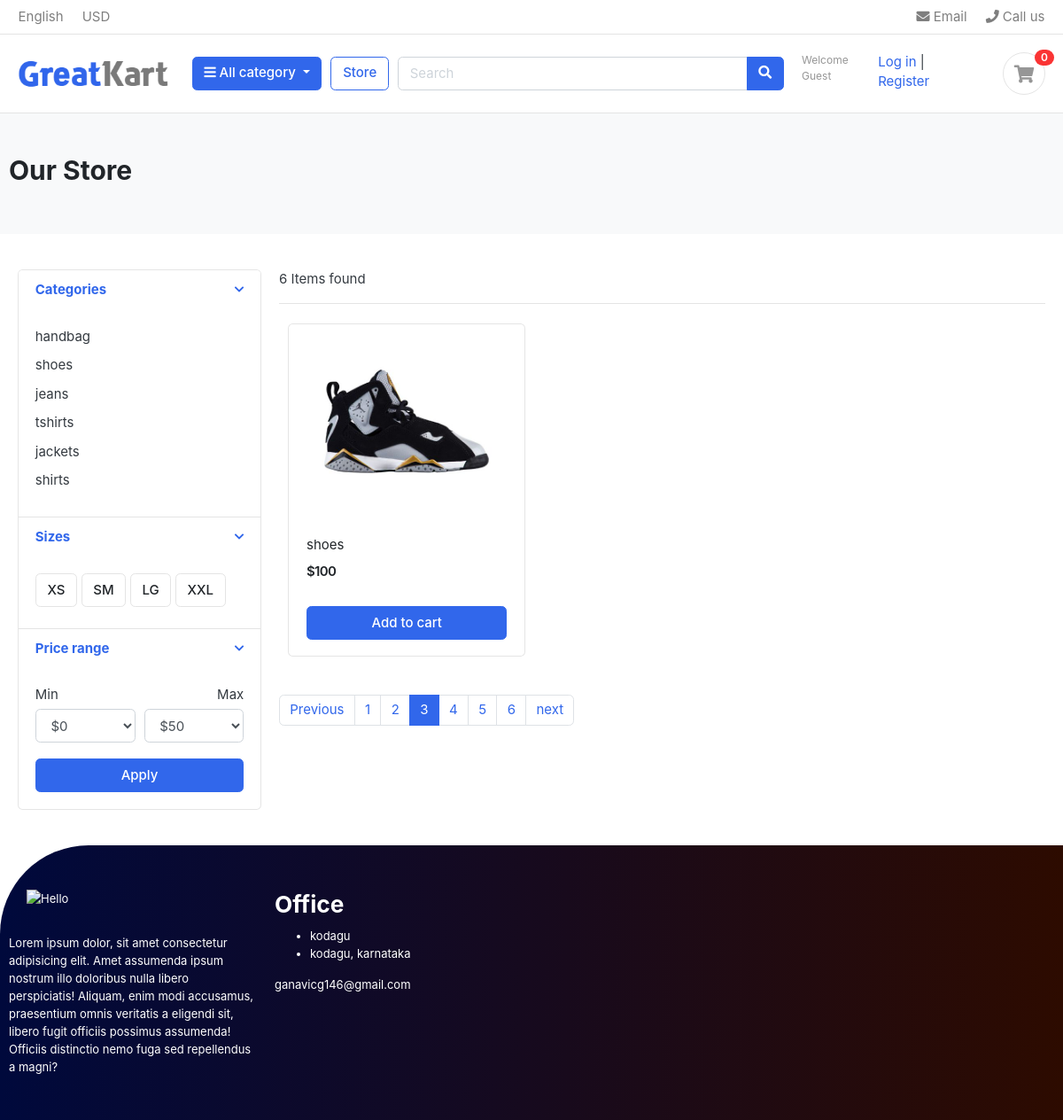
The page /store/?page=3 on the database its author committed.
### category/models.py (models this page shows, shortened)
class category(models.Model):
    category_name=models.CharField(max_length=200,unique=True)
    slug=models.CharField(max_length=200,unique=True)
    description=models.TextField(max_length=255)
    images=models.ImageField(upload_to='images/category')
    class Meta:
        verbose_name='categorys'
        verbose_name_plural='categories'
    def get_url(self):
        return reverse('category_product',args=[self.slug])

### store/models.py (models this page shows, shortened)
class Product(models.Model):
    product_name=models.CharField(max_length=200,unique=True)
    slug        =models.SlugField(max_length=200,unique=True)
    description=models.TextField(max_length=255)
    quantity    =models.IntegerField()
    category    =models.ForeignKey(category,on_delete=models.CASCADE)
    image       =models.ImageField(upload_to='photos/product')
    price       =models.IntegerField()
    stock       =models.IntegerField()
    is_available=models.BooleanField(default=True)
    created_data=models.DateTimeField(auto_now=True)
    modified_data=models.DateTimeField(auto_now_add=True)
    def get_url(self):
        return reverse('product_details',args=[self.category.slug,self.slug])

### store/views.py (the view)
# urls.py: path('store/',include('store.urls')),
def store(request,category_slug=None):
    if(category_slug !=None):
        categories=get_object_or_404(category,slug=category_slug)
        products=Product.objects.filter(category=categories,is_available=True)
        paginator =Paginator(products, 1)
        page = request.GET.get('page')
        paged_product = paginator.get_page(page)
        product_count=products.count()
    else:
        products=Product.objects.all().filter(is_available=True)
        paginator =Paginator(products, 1)
        page = request.GET.get('page')
        paged_product = paginator.get_page(page)
        product_count=products.count()
    return render (request,'store.html',{'products':paged_product,'pcount':product_count})

### category/context_processor.py (called while the page is built)
def menu_link(request):
    link=category.objects.all
    return dict(link=link)

### store/templates/store.html (shortened to what this page needs)
{% extends 'base.html'%}
{% load static %}
{% block content %}
<section class="section-pagetop bg">
<div class="container">
	{% if 'search' in request.path %}
		<h2 class="title-page">search result</h2>
	{% else %}
		<h2 class="title-page">Our Store</h2>
	{% endif %}
</div>
</section>
<section class="section-content padding-y">
<div class="container">
<div class="row">
	<aside class="col-md-3">
<div class="card">
	<article class="filter-group">
		<header class="card-header">
			<a href="#" data-toggle="collapse" data-target="#collapse_1" aria-expanded="true" class="">
				<i class="icon-control fa fa-chevron-down"></i>
				<h6 class="title">Categories</h6>
			</a>
		</header>
		<div class="filter-content collapse show" id="collapse_1" style="">
			<div class="card-body">
				<ul class="list-menu">
					{% for category in link %}
                    	<li><a href="{{category.get_url}}">{{category.category_name}}</a><li>
                    {% endfor %}
				</ul>
			</div>
		</div>
	</article>
	<article class="filter-group">
		<header class="card-header">
			<a href="#" data-toggle="collapse" data-target="#collapse_4" aria-expanded="true" class="">
				<i class="icon-control fa fa-chevron-down"></i>
				<h6 class="title">Sizes </h6>
			</a>
		</header>
		<div class="filter-content collapse show" id="collapse_4" style="">
			<div class="card-body">
			  <label class="checkbox-btn">
			    <span class="btn btn-light"> XS </span>
			  </label>
			  <label class="checkbox-btn">
			    <span class="btn btn-light"> SM </span>
			  </label>
			  <label class="checkbox-btn">
			    <span class="btn btn-light"> LG </span>
			  </label>
			  <label class="checkbox-btn">
			    <span class="btn btn-light"> XXL </span>
			  </label>
		</div>
		</div>
	</article>
	<article class="filter-group">
		<header class="card-header">
			<a href="#" data-toggle="collapse" data-target="#collapse_3" aria-expanded="true" class="">
				<i class="icon-control fa fa-chevron-down"></i>
				<h6 class="title">Price range </h6>
			</a>
		</header>
		<div class="filter-content collapse show" id="collapse_3" style="">
			<div class="card-body">
				<div class="form-row">
				<div class="form-group col-md-6">
				  <label>Min</label>
				  	<select class="mr-2 form-control">
						<option value="0">$0</option>
					</select>
				</div>
				<div class="form-group text-right col-md-6">
				  <label>Max</label>
				  	<select class="mr-2 form-control">
						<option value="50">$50</option>
					</select>
				</div>
				</div>
				<button class="btn btn-block btn-primary">Apply</button>
			</div>
		</div>
	</article>
</div>
	</aside>
	<main class="col-md-9">
<header class="border-bottom mb-4 pb-3">
		<div class="form-inline">
			<span class="mr-md-auto">{{pcount}} Items found </span>
		</div>
</header>
<div class="row">
	{% for i in products %}
	<div class="col-md-4">
		<figure class="card card-product-grid">
			<div class="img-wrap">
				<img src="{{ i.image.url }}">
			</div>
			<figcaption class="info-wrap">
				<div class="fix-height">
					<a href="{{i.get_url}}" class="title">{{i.product_name}}</a>
					<div class="price-wrap mt-2">
						<span class="price">${{i.price}}</span>
					</div>
				</div>
				<a href="#" class="btn btn-block btn-primary">Add to cart </a>
			</figcaption>
		</figure>
	</div>
	{%endfor%}
</div>
<nav class="mt-4" aria-label="Page navigation sample">
  <ul class="pagination">
	{% if products.has_previous %}
    	<li class="page-item "><a class="page-link" href="?page={{ products.previous_page_number }}">Previous</a></li>
	{% else %}
		<li class="page-item disabled"><a class="page-link" href="">Previous</a></li>
	{% endif %}
	{% for i in products.paginator.page_range %}
		{% if products.number == i %}
			<li class="page-item active"><a class="page-link" href="?page={{i}}">{{i}}</a></li>
		{% else %}
    		<li class="page-item"><a class="page-link" href="?page={{i}}">{{i}}</a></li>
		{% endif %}
	{% endfor %}
	{% if products.has_next %}
    	<li class="page-item "><a class="page-link" href="?page={{ products.next_page_number }}">next</a></li>
	{% else %}
		<li class="page-item disabled"><a class="page-link" href="">next</a></li>
	{% endif %}
  </ul>
</nav>
	</main>
</div>
</div>
</section>
{% endblock %}

### greatkart1/static/css/ui.css (style rules this page uses)
html { font-family: "Inter", sans-serif; font-size: 15px; }
.img-wrap { text-align: center; display: block; }
.img-wrap img { max-width: 100%; }
.price-wrap { letter-spacing: -0.7px; }
.padding-y { padding-top: 40px; padding-bottom: 40px; }
figure { margin-bottom: 0; }
article:after, .form-group:after { display: block; clear: both; content: ""; }
.bg { background-color: #f8f9fa; }
.title-page { color: #212529; }
.btn-light { background-color: #fff; border-color: #e4e4e4; }
[class*=list-] li:after { visibility: hidden; display: block; content: ""; overflow: hidden; height: 0; clear: both; }
.list-menu { list-style: none; margin: 0; padding-left: 0; }
.list-menu li { margin-bottom: 5px; }
.list-menu a { color: #343a40; }
[class*=card-product] a.title { color: #212529; display: block; }
[class*=card-product] .img-wrap { overflow: hidden; position: relative; }
[class*=card-product] .img-wrap img { height: 100%; max-width: 100%; width: auto; display: inline-block; -o-object-fit: cover; object-fit: cover; }
.card-product-grid { margin-bottom: 20px; }
.card-product-grid .img-wrap { border-radius: 0.2rem 0.2rem 0 0; height: 220px; }
.card-product-grid .info-wrap { overflow: hidden; padding: 18px 20px; }
.card-product-grid .fix-height { height: 80px; overflow: hidden; }
.card .img-wrap { overflow: hidden; }
.price { font-weight: 600; color: #212529; }
.icon-control { margin-top: 5px; float: right; font-size: 80%; }
.card-header .title { margin-bottom: 0; line-height: 1.5; }
.filter-group { border-bottom: 1px solid #e4e4e4; }
.filter-group .card-header { border-bottom: 0; }
.filter-group:last-child { border-bottom: 0; }
.checkbox-btn { position: relative; }
.section-pagetop { padding: 45px 0; }

### greatkart1/templates/includes/footer.html (style rules this page uses)
.row { width: 100%; margin: auto; display: flex; flex-wrap: wrap; align-items: flex-start; justify-content: space-between; }

### rows shown on the page
category: category_name "handbag"
category: category_name "shoes"
category: category_name "jeans"
category: category_name "tshirts"
category: category_name "jackets"
category: category_name "shirts"
Product: image (picture), product_name "shoes", price "100"

### other values the page prints
{{ pcount }} "6"
{{ i }} "1" "2" "4" "5" "6"
{{ i }} "3"
